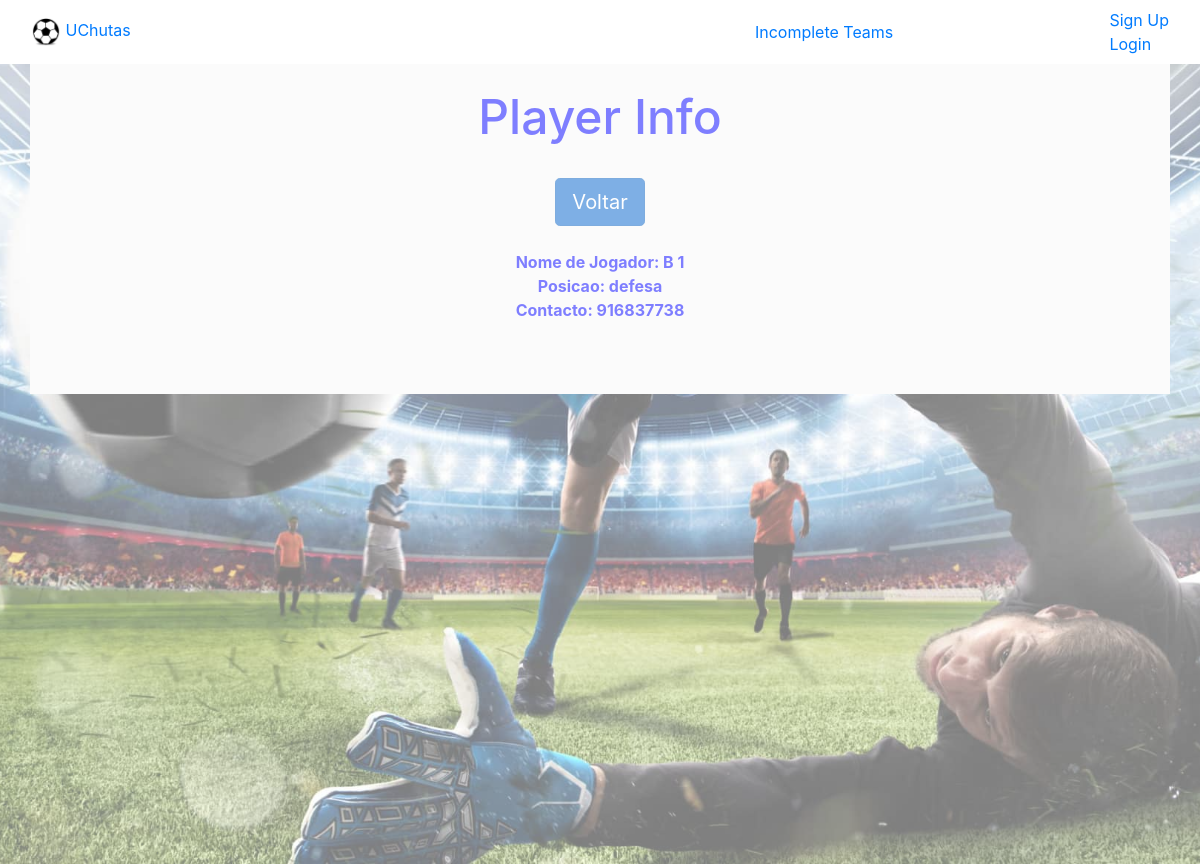
Screenshot of /playerinfo/Benfica/363827283 with the database file from the repository.
### bd/models.py (models this page shows, shortened)
class Jogador(models.Model):
    user_cc = models.ForeignKey(Profile, on_delete=models.CASCADE)
    saldo = models.IntegerField(default='0')
    numFalhasJogos = models.IntegerField(blank=True, default='0')
    titular = models.BooleanField(default=False)
    suplente = models.BooleanField(default=False)
    reserva = models.BooleanField(blank=True, default=False)
    posicao = models.TextField(blank=False)
    capitao = models.BooleanField(default=False)
    equipa = models.ForeignKey(Equipa, on_delete=models.CASCADE)
    numFalhasPagamento = models.IntegerField(default='0')
    pagamentosCompletos = models.IntegerField(default='0')
    golos = models.IntegerField(blank=False, default='0')

class Profile(AbstractUser):
    cc = models.IntegerField(blank=False, primary_key=True)
    contacto = models.IntegerField(blank=False, default='0')
    admin = models.BooleanField(default=False)
    estado = models.BooleanField(default=True)  #confirmed ou nao
    gestor_torneio = models.BooleanField(default=False)

### bd/views.py (the view)
# urls.py: path('playerinfo/<str:pk>/<int:ccplayer>', views.jogadorguest_view, name="bd-playerinfoguest"),
def jogadorguest_view(request, pk, ccplayer):
    jogadores = Jogador.objects.filter(equipa=pk)
    for x in jogadores:
        if (x.user_cc.cc == ccplayer):
            jogador = x
            args = {"pk": pk, "ccplayer": ccplayer, "jogador": jogador}
            return render(request, "playerinfoguest.html", args)
    return render(request, "error.html")

### bd/templates/playerinfoguest.html
{% extends 'base.html' %}
{% block content %}
    <div class="container" style="background: #f8f8f8" align="center">
      <br>
      <font color="blue">
        <h2><font size="25">Player Info</font></h2>
        <br>
            <a href={% url 'bd-teamdetail' pk  %} class="btn btn-primary btn-lg active" role="button" aria-pressed="true">Voltar </a>
           <b>
               <br>
               <br>
              <a>Nome de Jogador:</a>
               {{ jogador.user_cc.first_name}}  {{ jogador.user_cc.last_name }}
               <br>
               <a>Posicao:</a>
               {{ jogador.posicao }}
               <br>
               <a>Contacto:</a>
               {{ jogador.user_cc.contacto }}
                <br>
           </b>
        <br>
      </font>
      <br><br>
    </div>
{% endblock %}

### bd/static/css/style.css (style rules this page uses)
body, html { height: 100%; }

### rows the page displays
Jogador: user_cc.first_name "B", user_cc.last_name "1", posicao "defesa", user_cc.contacto "916837738"
